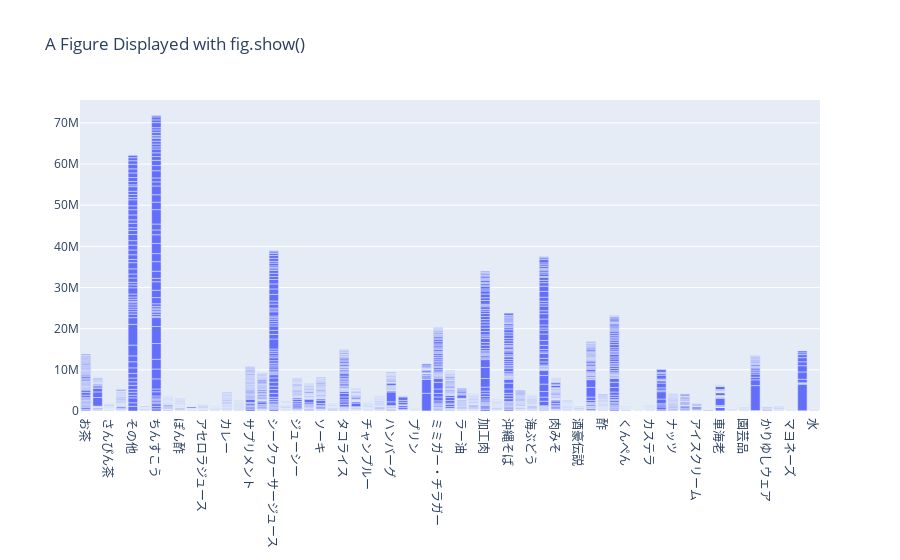

Notebook code cell kept with this figure:
### Code cell
fig.show()

### Figure 1 — Plotly figure (JSON) as saved in the notebook; plotly's stock layout.template omitted (floating-point values rounded to 4 significant figures; data arrays with more than 128 entries replaced by an {"elided": "..."} marker saying what was removed)
{"data": [{"type": "bar", "x": {"elided": "3070 str values"}, "y": {"elided": "3070 int values"}}], "layout": {"autosize": true, "title": {"text": "A Figure Displayed with fig.show()"}, "xaxis": {"autorange": true, "range": [-0.5, 62.5], "type": "category"}, "yaxis": {"autorange": true, "range": [0, 75570000.0], "type": "linear"}}}
